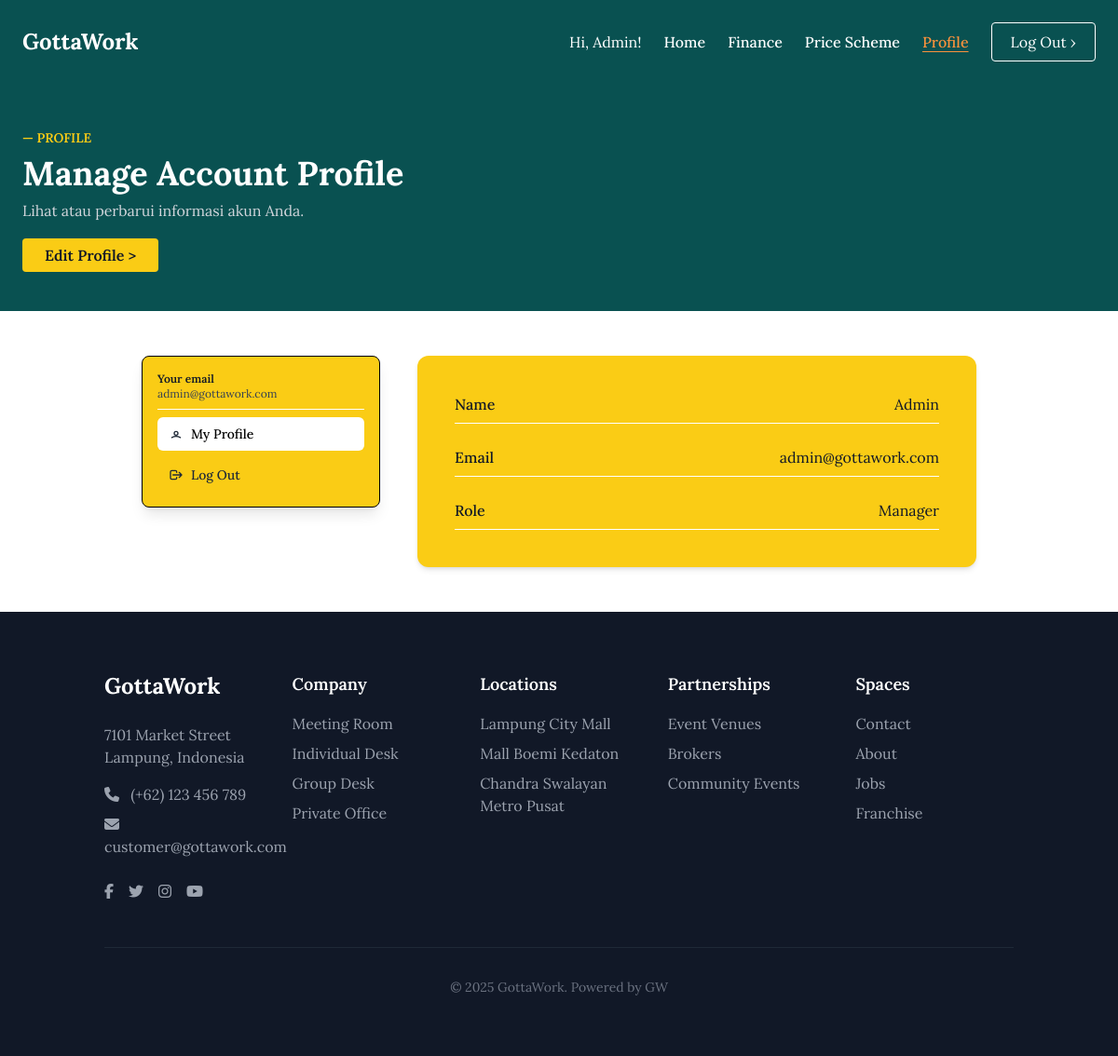
Before: /manager/profile.php (signed in) with the older database file.
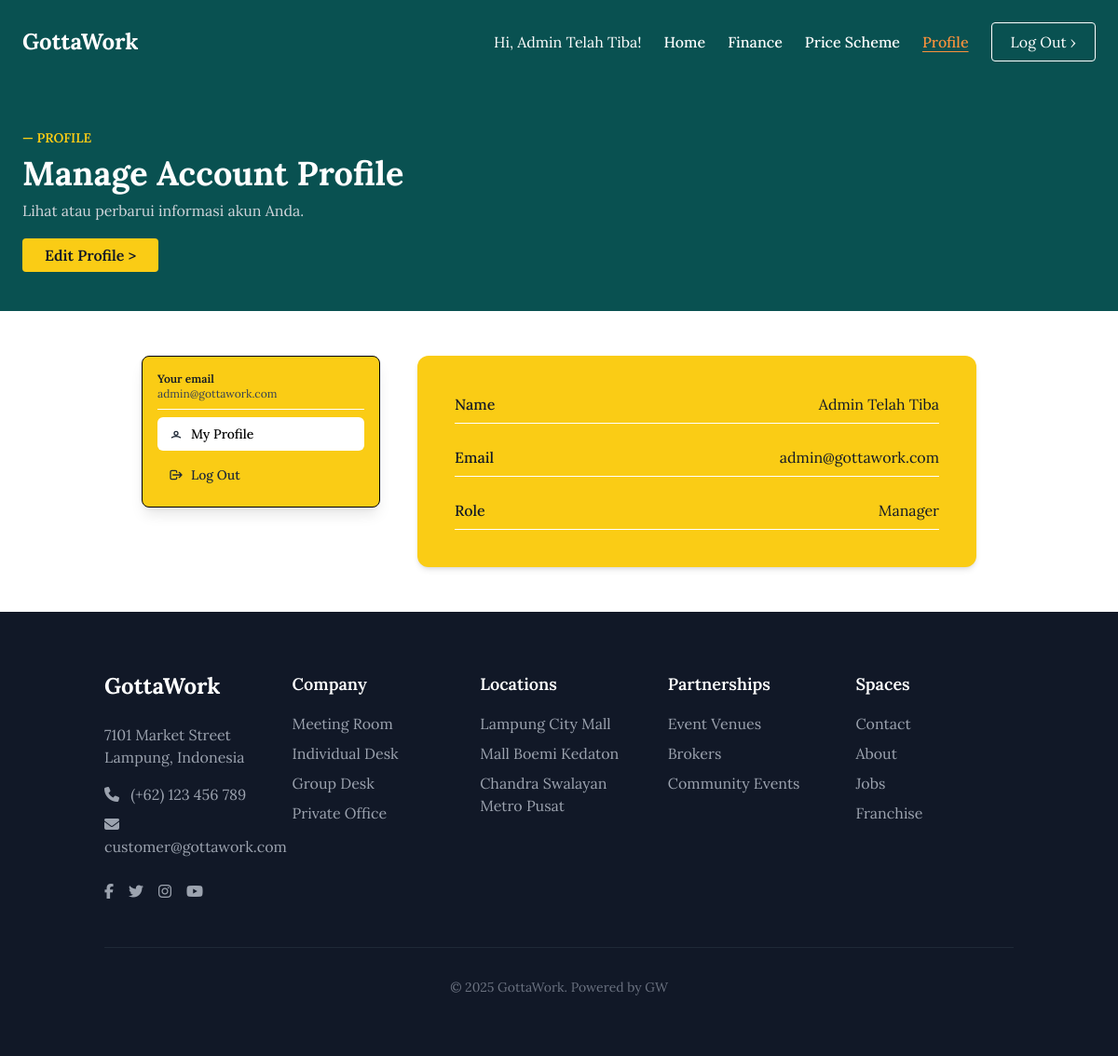
After: the same page with the newer database file.
### tables this page shows
CREATE TABLE `users` (
  `id` int NOT NULL,
  `name` varchar(100) NOT NULL,
  `email` varchar(100) NOT NULL,
  `role` enum('Customer','Manager','Staff') NOT NULL,
  `password` varchar(255) NOT NULL,
  `created_at` timestamp NULL DEFAULT CURRENT_TIMESTAMP
);

### manager/profile.php (the view, shortened to what the changed rows need)
<?php
require_once '../db.php';
$current_user_id = (int)$_SESSION['id'];
try {
    $sql = "SELECT * FROM users WHERE id = :id";
    $stmt = $conn->prepare($sql);
    $stmt->bindParam(':id', $current_user_id, PDO::PARAM_INT);
    $stmt->execute();
    $stmt->setFetchMode(PDO::FETCH_ASSOC);
    $user = $stmt->fetch();
} catch (PDOException $e) {
    die("Error saat mengambil data pengguna: " . $e->getMessage());
}
?>
<!DOCTYPE html>
<html lang="en">
<head>
    <script src="https://cdn.tailwindcss.com"></script>
</head>
<body class="flex flex-col min-h-screen">
    <div class="flex-grow">
        <?php
          $active_page = 'profile';
          require_once '../includes/header_manager.php';
        ?>
        <div class="bg-custom-gray text-white">
            <section class="max-w-7xl mx-auto px-6 py-12">
                <h2 class="text-4xl font-bold">Manage Account Profile</h2>
            </section>
        </div>
        <main class="py-12 px-4 bg-white flex justify-center">
            <div class="flex gap-10 flex-col md:flex-row items-start">
                <div class="bg-yellow-400 rounded-lg shadow-lg w-64 p-4 space-y-2 border border-black">
                    <div>
                      <p class="text-xs font-semibold text-gray-900">Your email</p>
                      <p class="text-xs text-gray-700"><?= htmlspecialchars($user['email']) ?></p>
                    </div>
                </div>
                <div id="profile" class="bg-yellow-400 rounded-xl w-[600px] p-6 sm:p-10 shadow-md">
                    <div class="space-y-6 text-sm sm:text-base text-gray-900">
                        <div class="border-b border-white pb-2 flex justify-between">
                          <span class="font-medium">Name</span>
                          <span class="font-light"><?= htmlspecialchars($user['name']) ?></span>
                        </div>
                        <div class="border-b border-white pb-2 flex justify-between">
                          <span class="font-medium">Email</span>
                          <span class="font-light"><?= htmlspecialchars($user['email']) ?></span>
                        </div>
                        <div class="border-b border-white pb-2 flex justify-between">
                          <span class="font-medium">Role</span>
                          <span class="font-light"><?= htmlspecialchars($user['role']) ?></span>
                        </div>
                    </div>
                </div>
            </div>
        </main>
    </div>
    <?php
        require_once '../includes/footer.php';
    ?>
</body>
</html>

### includes/header_manager.php (shortened to what the changed rows need)
<?php
$active_page = $active_page ?? 'home';
function is_manager_nav_active($page, $active_page) {
    return $page === $active_page ? 'text-orange-400 font-medium underline underline-offset-4' : 'text-white hover:text-orange-400 font-medium';
}
?>
<header class="bg-custom-gray bg-[#095151]">
  <nav class="max-w-7xl mx-auto px-6 py-6 hidden md:flex items-center justify-between">
    <div class="flex items-center space-x-6">
      <span class="text-white">Hi, <?= htmlspecialchars($_SESSION['name']) ?>!</span>
      <a href="manager_homepage.php" class="<?= is_manager_nav_active('home', $active_page) ?>">Home</a>
      <a href="finance.php" class="<?= is_manager_nav_active('finance', $active_page) ?>">Finance</a>
      <a href="manager_skematarif.php" class="<?= is_manager_nav_active('pricing', $active_page) ?>">Price Scheme</a>
      <a href="profile.php" class="<?= is_manager_nav_active('profile', $active_page) ?>">Profile</a>
      <a href="../logout.php" class="ml-4 border border-white text-white px-5 py-2 rounded hover:bg-white hover:bg-opacity-10 transition-colors">Log Out ›</a>
    </div>
  </nav>
</header>

Changed rows visible on the page:
changed users "admin@gottawork.com": name "Admin" → "Admin Telah Tiba"
Other visible differences:
$_SESSION['name']: "Admin" → "Admin Telah Tiba"
